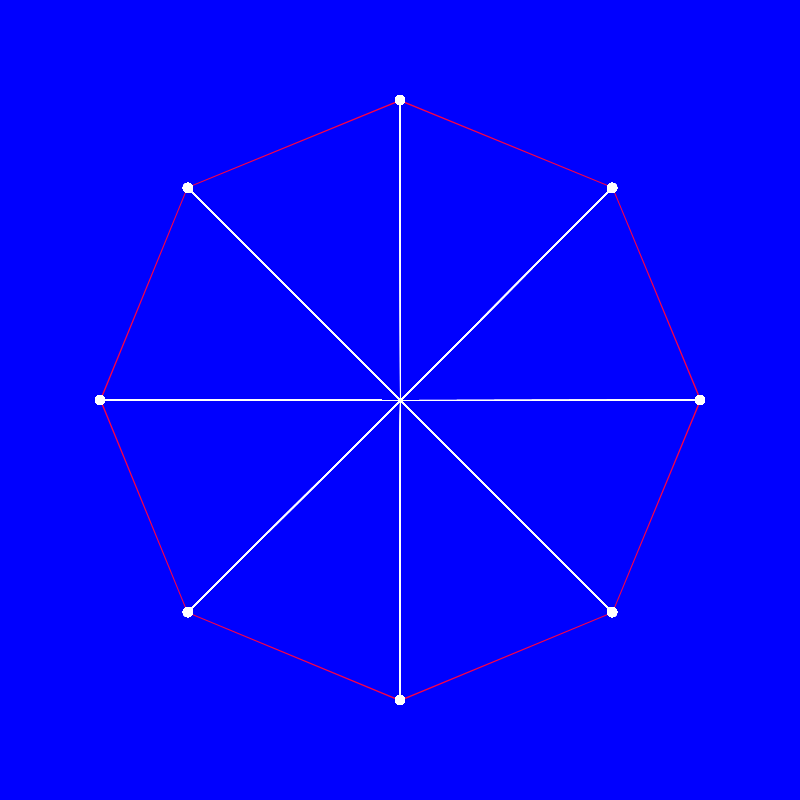
Frame 1 (no input)
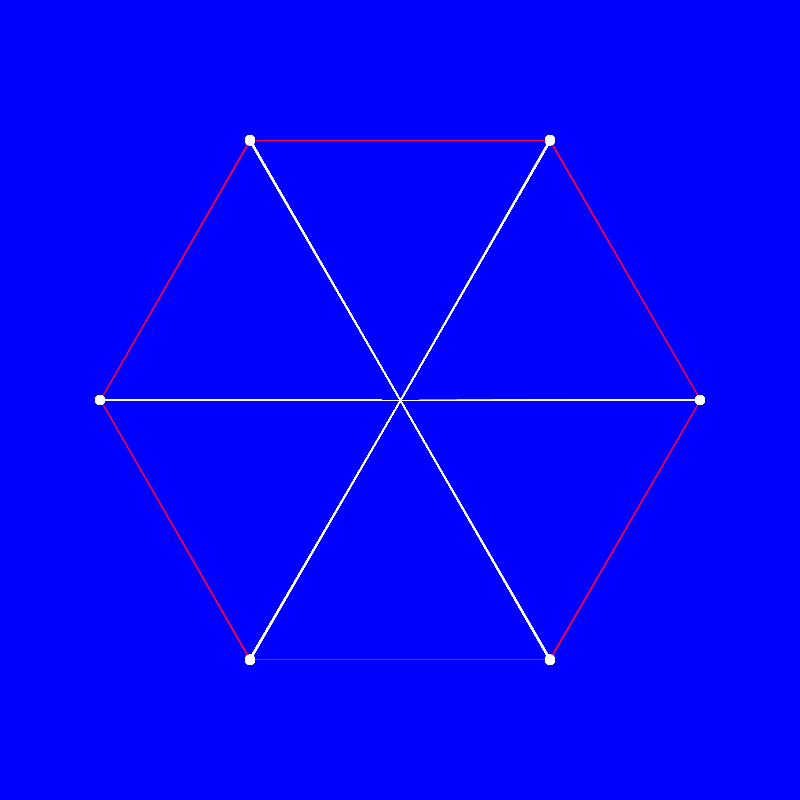
Frame 60 (the mouse pressed at the canvas centre just before this capture)
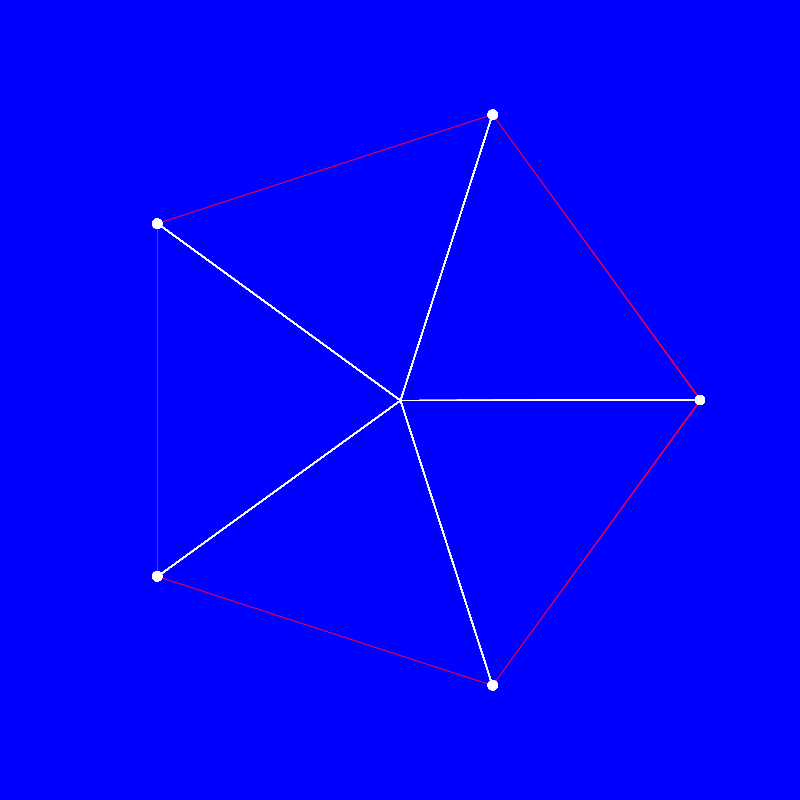
Frame 120 (the mouse held since frame 60 and released just before this capture)

The Processing sketch that drew these frames (run headless with seeded random() and noise(); from frame 60 on, the mouse is pressed at the canvas centre):

// Processing sketch: P05T_03_RegularPolygon
// ── P05T_03_RegularPolygon.pde
void setup() {
  size(800, 800);
  background(0, 0, 255);
  smooth();
}

void draw() {
  background(0, 0, 255);

  float sides = round(map(sin(frameCount*0.1), -1, 1, 3, 12));
  float r = 300;
  noFill();

  stroke(255, 0, 65);
  beginShape();
  for (float i=0; i<360; i++) {
    float a = i*radians((360./sides));
    float vx = width/2+cos(a)*r;
    float vy = height/2+sin(a)*r;
    vertex(vx, vy);
  }
  endShape();

  for (float i=0; i<360; i++) {
    float a = i*radians((360./sides));
    float px = width/2+cos(a)*r;
    float py = height/2+sin(a)*r;
    stroke(255);
    line(width/2, height/2, px, py);
    noStroke();
    fill(255);
    ellipse(px, py, 10, 10);
  }
}
